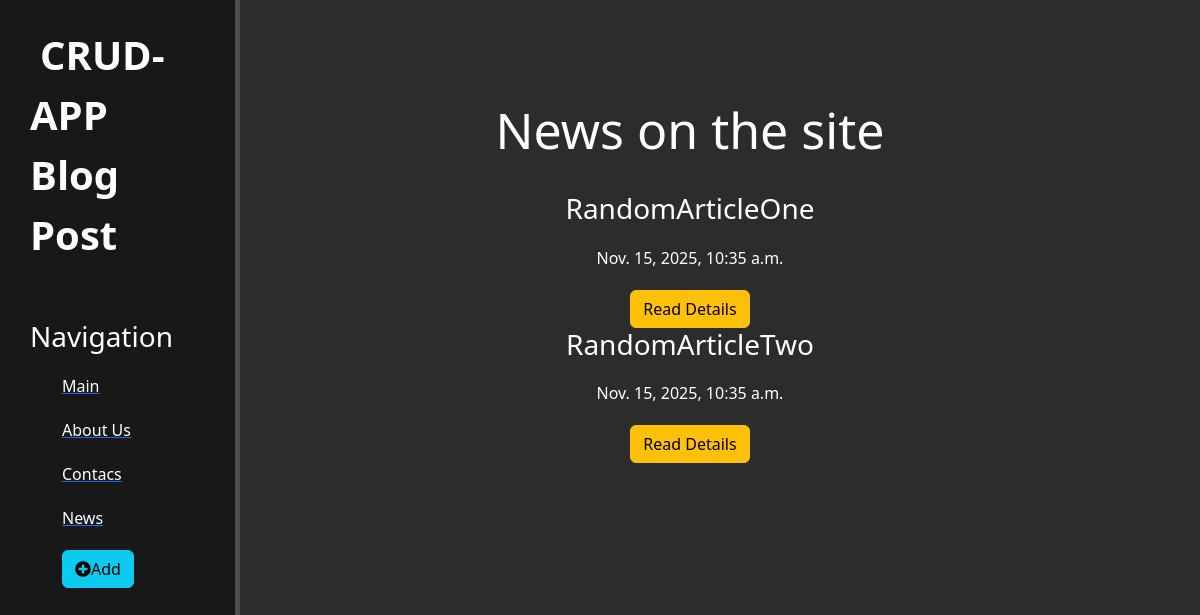
Page /news/ on the committed database.
### news/models.py (models this page shows, shortened)
class Articles(models.Model):
    title = models.CharField('Name', max_length=50)
    anons = models.CharField('Anons', max_length=250)
    full_text = models.TextField('Article')
    date = models.DateTimeField('Date of publication')
    class Meta:
        verbose_name = 'News'
        verbose_name_plural = 'News'

### news/views.py (the view)
# urls.py: path('', views.news_home, name='news_home'),
def news_home(request):
    news = Articles.objects.all()
    return render(request, 'news/news_home.html', {'news': news})

### news/templates/news/news_home.html (shortened to what this page needs)
{% extends 'main/layout.html' %}
{% block content %}
   <div class="features">
      <h1>News on the site</h1><br>
      {% for el in news%}
         <div class="Alert alert-warning">
            <h3>{{ el.title }}</h3>
            <p>{{ el.date }}</p>
            <a href="{% url 'news-detail' el.id %}" class="btn btn-warning">Read Details</a>
         </div>
      {% endfor%}
   </div>
{% endblock %}

### main/templates/main/layout.html (shortened to what this page needs)
{% load static %}
<!DOCTYPE html>
<html lang="en">
<head>
    <link rel="stylesheet" href="https://cdn.jsdelivr.net/npm/bootstrap@5.2.3/dist/css/bootstrap.min.css">
    <link rel="stylesheet" href="{% static 'main\css\main.css' %}">
    <link rel="stylesheet" href="https://use.fontawesome.com/releases/v5.8.2/css/all.css">
</head>
<body>
    <aside>
        <span class="logo">CRUD-APP Blog Post</span>
        <h3>Navigation</h3>
        <ul>
            <a href="{% url 'home' %}"><li>Main</li></a>
            <a href="{% url 'about' %}"><li>About Us</li></a>
            <a href="{% url 'contacs' %}"><li>Contacs</li></a>
            <a href="{% url 'news_home' %}"><li>News</li></a>
            <a href="{% url 'create' %}"><li><button class="btn btn-info"><i class ="fas fa-plus-circle"></i>Add</button></li></a>
        </ul>
    </aside>
    <main>
        {% block content %}
        {% endblock %}
    </main>
</body>
</html>

### main/static/main/css/main.css (style rules this page uses)
body { background: #2c2c2c; }
aside { float: left; background: #181818; width: 20%; padding: 2.5%; height: 100vh; color: #fff; border-right: 5px solid #4d4d4d; }
aside .logo { font-size: 40px; margin-left: 10px; font-weight: bold; position: relative; top: -5px; }
aside h3 { margin-top: 50px; font-size: 28px; }
aside ul { list-style: none }
aside ul li { color: #fff; display: block; margin-top: 20px; transition: transform .6s ease; }
main .features { float: left; color: #fff; margin-top: 100px; text-align: center; width: 75%; }
main .features h1 { font-size: 50px; }
main .features p { max-width: 400px; margin: 20px auto }

### rows in the picture
Articles: title "RandomArticleOne", date "Nov. 15, 2025, 10:35 a.m."
Articles: title "RandomArticleTwo", date "Nov. 15, 2025, 10:35 a.m."
